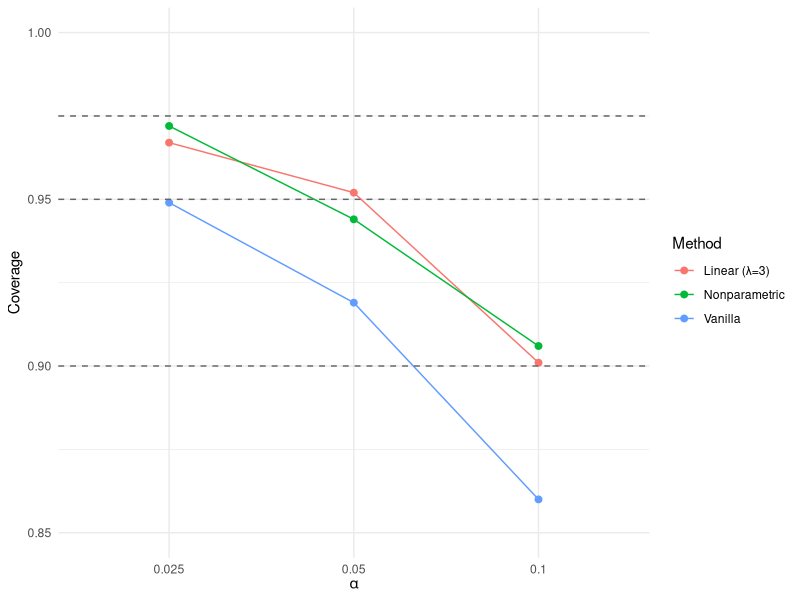
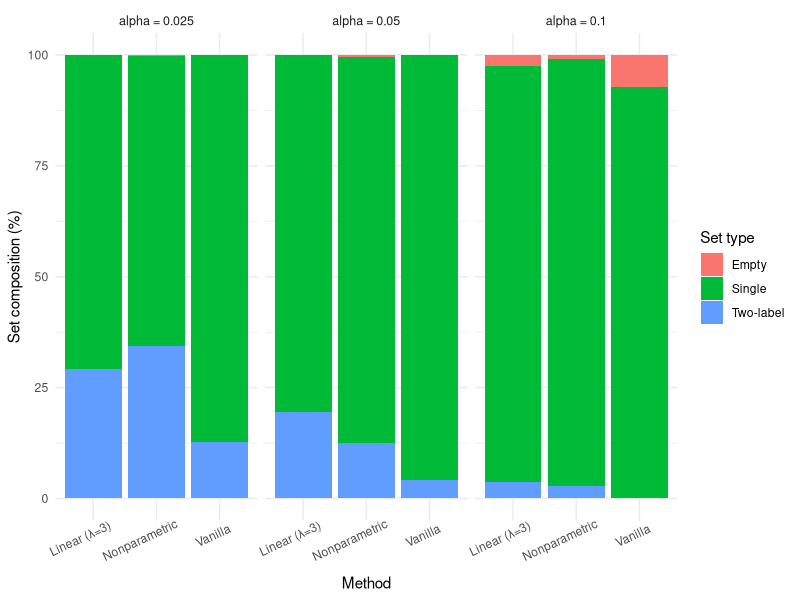

Here is the R script that generated these plots, in order:
## ---- chunk 1
#| echo: false
#| message: false

library(readr)
library(dplyr)
library(tidyr)
library(ggplot2)
library(kableExtra)

ablation_summary <- read_csv("data/ablation_summary.csv")
## ---- chunk 2
#| label: tbl-ensemble-performance
#| echo: false
#| warning: false
#| tbl-cap: "Pixel-wise performance of the ensemble and individual segmentation models on the 2022 evaluation points."

ensemble_tbl <- data.frame(
  TrainingYear = c("N/A",
  "2021", "2021", "2021",
  "2018–2021", "2018–2021", "2018–2021"),
  Model = c("Ensemble",
  "U-Net", "SAM LoRA", "DeepLab",
  "U-Net", "SAM LoRA", "DeepLab"),
  Precision = c(0.9046,
  0.82, 0.82, 0.88,
  0.88, 0.81, 0.88),
  Recall = c(0.8688,
  0.89, 0.89, 0.80,
  0.78, 0.80, 0.89),
  F_Score = c(0.8864,
  0.86, 0.85, 0.84,
  0.83, 0.81, 0.86),
  Accuracy = c(0.9100,
  0.88, 0.87, 0.88,
  0.87, 0.84, 0.89)
)

colnames(ensemble_tbl) <- c("Training Year", "Model", "Precision",
                            "Recall", "F Score", "Accuracy")

ensemble_tbl |>
  knitr::kable(digits = 3)
## ---- chunk 3
#| label: tbl-id-lambda
#| echo: false
#| warning: false
#| tbl-cap: 'In-distribution (2021 test) coverage and set composition for vanilla CP, linear variance-normalized scores across ($\lambda$), and the nonparametric normalizer at $\alpha = 0.1$.'

id_lambda_tbl <- data.frame(
  Method      = c("Vanilla",
  "Linear (λ = 0.5)",
  "Linear (λ = 1.0)",
  "Linear (λ = 2.0)",
  "Linear (λ = 3.0)",
  "Linear (λ = 4.0)",
  "Nonparametric"),
  qhat        = c(0.3169, 0.2975, 0.2810, 0.2540, 0.2332, 0.2163, 1.5115),
  Coverage    = c(0.900, 0.900, 0.900, 0.900, 0.900, 0.900, 0.900),
  Pct_single  = c(93.9, 93.9, 93.9, 93.9, 93.8, 93.7, 94.5),
  Pct_empty   = c(6.1, 6.1, 6.1, 6.1, 6.0, 6.1, 4.5),
  Pct_two     = c(0.0, 0.0, 0.0, 0.0, 0.1, 0.2, 1.0)
)

colnames(id_lambda_tbl) <- c("Method", "q-hat",
  "Coverage", "% singletons",
  "% empty", "% two-label")
  
  id_lambda_tbl |>
  knitr::kable(digits = 3)
## ---- chunk 4
#| label: tbl-variance-bins
#| echo: false
#| warning: false
#| tbl-cap: 'Distribution of normalized ensemble variance across bins for 2021 (ID) and 2022 (OOD) evaluation points.'

variance_bins_tbl <- data.frame(
  Bin = c("[0.0, 0.1)",
  "[0.1, 0.2)",
  "[0.2, 0.3)",
  "[0.3, 0.4)",
  "[0.4, 0.5)",
  "[0.5, 0.6)",
  "[0.6, 0.7)",
  "[0.7, 0.8)",
  "[0.8, 0.9)",
  "[0.9, 1.0)"),
  N_2021 = c(925818, 43489, 16067, 7798, 3998, 2143, 531, 110, 35, 11),
  Pct_2021 = c(92.6, 4.3, 1.6, 0.8, 0.4, 0.2, 0.1, 0.0, 0.0, 0.0),
  N_2022 = c(700, 62, 58, 43, 43, 35, 25, 9, 13, 12),
  Pct_2022 = c(70.0, 6.2, 5.8, 4.3, 4.3, 3.5, 2.5, 0.9, 1.3, 1.2)
)

variance_bins_tbl |>
  kbl(
  digits = c(0, 0, 1, 0, 1),
  col.names = c("Variance bin", "N", "%", "N", "%"),
  booktabs = TRUE
  ) |>
  add_header_above(c(" " = 1, "2021" = 2, "2022" = 2))
## ---- chunk 5
#| label: tbl-ood-lambda
#| echo: false
#| warning: false
#| tbl-cap: 'Temporal OOD (2022) global coverage and set composition for vanilla CP and linear variance-normalized scores across $\lambda$ at $\alpha = 0.1$.'

ood_lambda_tbl <- data.frame(
Method      = c("Vanilla",
"Linear (λ = 0.5)",
"Linear (λ = 1.0)",
"Linear (λ = 2.0)",
"Linear (λ = 3.0)",
"Linear (λ = 4.0)"),
Coverage    = c(0.860, 0.867, 0.871, 0.891, 0.901, 0.908),
Pct_single  = c(92.7, 94.4, 95.4, 95.6, 93.8, 92.4),
Pct_empty   = c(7.3, 5.6, 4.5, 3.0, 2.5, 2.1),
Pct_two     = c(0.0, 0.0, 0.1, 1.4, 3.7, 5.5)
)

colnames(ood_lambda_tbl) <- c("Method", "Coverage",
"% singletons", "% empty", "% two-label")

ood_lambda_tbl |>
knitr::kable(digits = 3)
## ---- chunk 6
#| label: tbl-ood-het
#| echo: false
#| warning: false
#| tbl-cap: 'Temporal OOD (2022) global coverage and set composition for Vanilla CP, Linear normalization $(\lambda = 3)$, and the Nonparametric normalizer at $\alpha = 0.1$.'

ood_unified_tbl <- data.frame(
Method              = c("Vanilla",
"Linear (λ = 3.0)",
"Nonparametric"),
EstimatedThreshold  = c(0.31691, 0.2332, 1.51146),
OverallCoverage     = c(0.860, 0.901, 0.906),
PctSingleton        = c(92.7, 93.8, 96.4),
PctEmpty            = c(7.3, 2.5, 0.8),
PctTwoLabel         = c(0.0, 3.7, 2.8)
)

colnames(ood_unified_tbl) <- c("Method",
"q-hat",
"Coverage",
"% singletons",
"% empty",
"% two-label")

ood_unified_tbl |>
knitr::kable(digits = 3)

## ---- chunk 7
#| label: tbl-class-cond-2022
#| echo: false
#| warning: false
#| tbl-cap: 'Per-class coverage on 2022 OOD points at $\alpha = 0.1$ for vanilla CP, linear normalization $(\lambda = 3)$, and the nonparametric normalizer.'

class_cond_tbl <- data.frame(
Method      = c("Vanilla",
"Linear (λ = 3.0)",
"Nonparametric"),
Coverage_bg = c(0.914, 0.943, 0.946),
Coverage_eg = c(0.780, 0.839, 0.847),
Diff = c(0.134, 0.104, 0.099)
)

colnames(class_cond_tbl) <- c("Method",
"Coverage (background)",
"Coverage (eelgrass)",
"Difference")

class_cond_tbl |>
knitr::kable(digits = 3)

## ---- chunk 8
#| label: tbl-spatial-diagnostics
#| echo: false
#| warning: false
#| tbl-cap: "Spatial robustness diagnostics on 2022 OOD points: standard deviation of block-wise coverage and correlation between block-wise mean variance and coverage for each method (10 spatial blocks)."

spatial_tbl <- data.frame(
Method                  = c("Vanilla",
"Linear (λ = 3.0)",
"Nonparametric"),
BlockCoverageSD         = c(0.0494, 0.0401, 0.0357),
CorMeanVarCoverage_r    = c(-0.622, -0.416, -0.206),
CorMeanVarCoverage_p    = c(0.0546, 0.2314, 0.5689)
)

colnames(spatial_tbl) <- c("Method",
"SD",
"Correlation r",
"p-value")

spatial_tbl |>
knitr::kable(digits = 3)
## ---- chunk 9
#| label: tbl-ablation-2022
#| echo: false
#| warning: false
#| message: false
#| tbl-cap: 'Coverage and set composition on 2022 OOD points across $\alpha \in \{0.10, 0.05, 0.025\}$ and methods.'

ablation_2022_tbl <- ablation_summary |>
  filter(domain == "2022_OOD") |>
  arrange(alpha, method) |>
  transmute(
    alpha,
    Method    = method,
    Coverage  = coverage_overall,
    Empty     = 100 * pct_empty,
    Single    = 100 * pct_single,
    Two_label = 100 * pct_two
  )

# row ranges for each alpha group
group_info <- ablation_2022_tbl |>
  mutate(row_id = row_number()) |>
  group_by(alpha) |>
  summarise(
    start = min(row_id),
    end   = max(row_id),
    .groups = "drop"
  )

# table body without the alpha column
tbl_body <- ablation_2022_tbl |>
  select(-alpha)

tab <- tbl_body |>
  knitr::kable(
    digits = c(3, 3, 1, 1, 1),
    col.names = c(
      "Method",
      "Coverage",
      "Empty (%)",
      "Single (%)",
      "Two-label (%)"
    ),
    booktabs = TRUE
  ) |>
  kable_styling(full_width = FALSE)

# add “Alpha = ...” subsections
for (i in seq_len(nrow(group_info))) {
  tab <- tab |>
    group_rows(
      paste0("α = ", group_info$alpha[i]),
      group_info$start[i],
      group_info$end[i]
    )
}

tab
## ---- chunk 10
#| label: fig-ablation-coverage-2022
#| echo: false
#| warning: false
#| fig-cap: 'Overall coverage on 2022 OOD points across $\alpha \in \{0.1, 0.05, 0.025\}$ for each method. Dashed line shows the target coverage 1 - α.'

ablation_2022 <- ablation_summary |>
  filter(domain == "2022_OOD")

gg_coverage <- ggplot(
  ablation_2022,
  aes(x = factor(alpha),
      y = coverage_overall,
      color = method,
      group = method)
) +
  geom_point(size = 2) +
  geom_line() +
  # target line(s): 1 - alpha
  geom_hline(
    data = distinct(ablation_2022, alpha, target_cov),
    aes(yintercept = target_cov),
    linetype = "dashed",
    color   = "grey40"
  ) +
  labs(
    x = expression(alpha),
    y = "Coverage",
    color = "Method"
  ) +
  coord_cartesian(ylim = c(0.85, 1)) +
  theme_minimal()

gg_coverage
## ---- chunk 11
#| label: fig-ablation-setcomp-2022
#| echo: false
#| warning: false
#| fig-cap: 'Set composition (empty, single, two-label) for each method on 2022 OOD points across $\alpha \in \{0.1, 0.05, 0.025\}$.'

setcomp_2022 <- ablation_summary |>
  filter(domain == "2022_OOD") |>
  select(method, alpha, pct_empty, pct_single, pct_two) |>
  pivot_longer(
    cols = starts_with("pct_"),
    names_to = "SetType",
    values_to = "Pct"
  ) |>
  mutate(
    SetType = recode(
      SetType,
      pct_empty  = "Empty",
      pct_single = "Single",
      pct_two    = "Two-label"
    ),
    Pct   = 100 * Pct,
    alpha = factor(alpha)   # keep alphas ordered but treat as factor for faceting
  )

gg_setcomp <- ggplot(
  setcomp_2022,
  aes(x = method, y = Pct, fill = SetType)
) +
  geom_col(position = "stack") +
  facet_wrap(
    ~ alpha,
    nrow = 1,
    labeller = labeller(alpha = function(x) paste0("alpha = ", x))
  ) +
  labs(
    x = "Method",
    y = "Set composition (%)",
    fill = "Set type"
  ) +
  theme_minimal() +
  theme(
    axis.text.x = element_text(angle = 25, hjust = 0.75),
    strip.text  = element_text(size = 9)
  )

gg_setcomp
